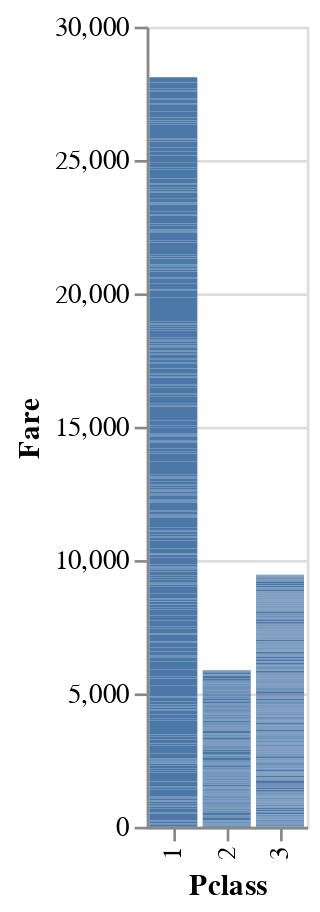

Here is the notebook cell this chart was saved with:
### Code cell
alt.Chart(df).mark_bar().encode( x='Pclass',y='Fare')

### Figure 1 — Vega-Lite specification as saved in the notebook (floating-point values rounded to 4 significant figures; data arrays with more than 128 entries replaced by an {"elided": "..."} marker saying what was removed)
{"config": {"view": {"continuousWidth": 400, "continuousHeight": 300}}, "data": {"name": "data-1e2b6638ed841e12e9932f2dffcca473"}, "mark": "bar", "encoding": {"x": {"type": "nominal", "field": "Pclass"}, "y": {"type": "quantitative", "field": "Fare"}}, "$schema": "https://vega.github.io/schema/vega-lite/v4.8.1.json", "datasets": {"data-1e2b6638ed841e12e9932f2dffcca473": {"elided": "1307 records"}}}
